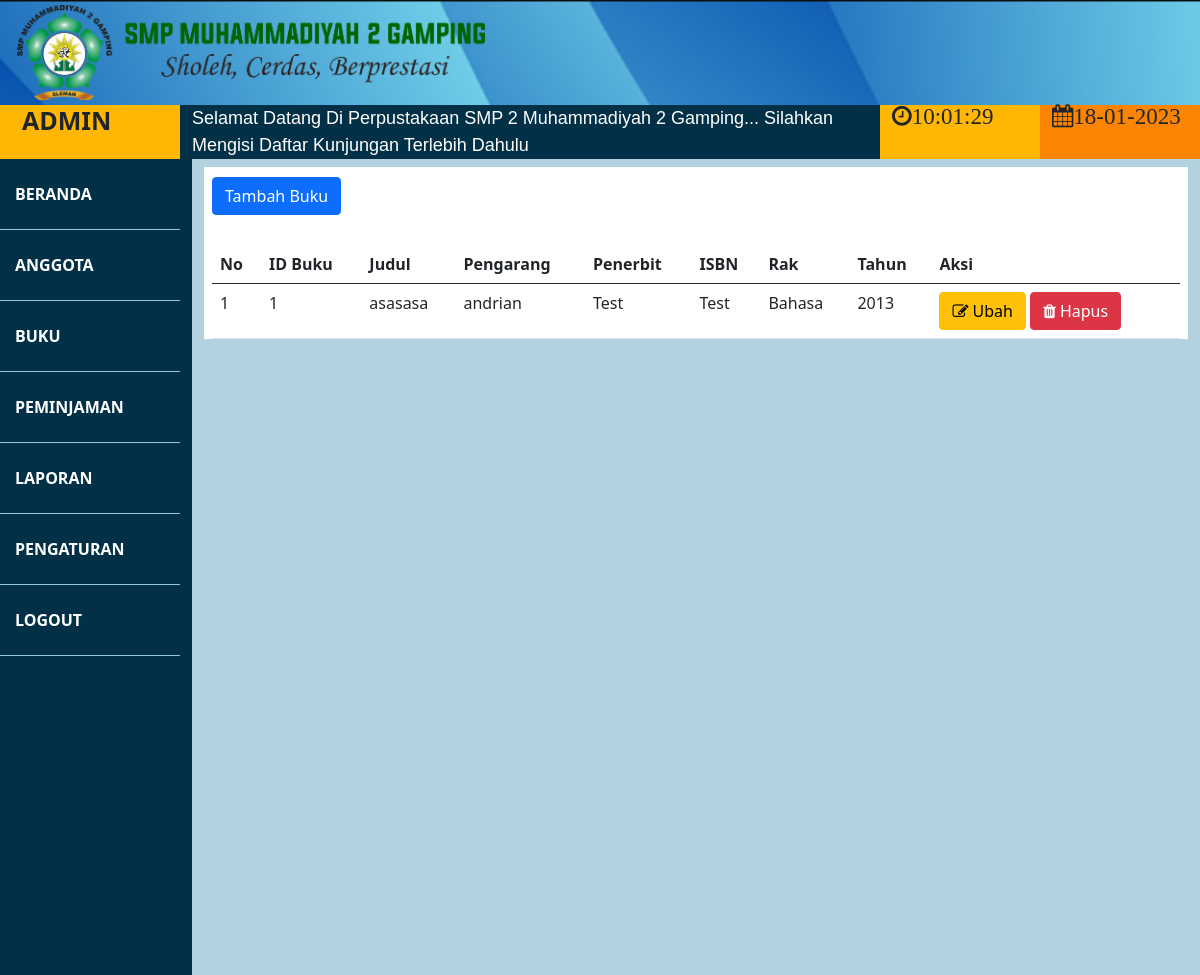
Page /admin/admin.php?halaman=buku on the committed database.
### tables this page shows
CREATE TABLE `buku` (
  `id_buku` varchar(100) NOT NULL,
  `judul` varchar(100) NOT NULL,
  `pengarang` varchar(100) NOT NULL,
  `penerbit` varchar(100) NOT NULL,
  `isbn` varchar(100) NOT NULL,
  `tahun` varchar(100) NOT NULL,
  `id_rak` varchar(10) NOT NULL
);

CREATE TABLE `rak` (
  `id_rak` varchar(10) NOT NULL,
  `rak` varchar(100) NOT NULL
);

### admin/buku/buku.php (the view)
<div class="bgGrid">
    <div class="m-2">
    <a href="?halaman=bukuTambah" class="btn btn-primary btn-tambah">Tambah Buku</a>
    <table class="table" id="example">
        <thead>
            <tr>
                <th>No</th>
                <th>ID Buku</th>
                <th>Judul</th>
                <th>Pengarang</th>
                <th>Penerbit</th>
                <th>ISBN</th>
                <th>Rak</th>
                <th>Tahun</th>
                <th witdh="19%">Aksi</th>
            </tr>
        </thead>
        <tbody>
                <?php
                $no = 1;
                    $sql = mysqli_query($db, "SELECT buku.*, rak.rak FROM buku join rak on buku.id_rak=rak.id_rak");
                    while ($data = $sql -> fetch_array()) {?>
                        <tr>
                            <td><?php echo $no++;?></td>
                            <td><?php echo $data['id_buku'];?></td>
                            <td><?php echo $data['judul'];?></td>
                            <td><?php echo $data['pengarang'];?></td>
                            <td><?php echo $data['penerbit'];?></td>
                            <td><?php echo $data['isbn'];?></td>
                            <td><?php echo $data['rak'];?></td>
                            <td><?php echo $data['tahun'];?></td>
                            <td>
                                <a href="?halaman=bukuUbah&id=<?php echo $data['id_buku'];?>" class="btn btn-warning" ><i class="fa fa-edit"></i> Ubah</a>
                                <a onclick="return confirm('Anda ingin menghapus?')" href="?halaman=bukuHapus&id=<?php echo $data['id_buku']; ?>" class="btn btn-danger" ><i class="fa fa-trash"></i> Hapus</a>
                            </td>
                        </tr>
                    <?php }
                ?>
        </tbody>
    </table>
</div>
</div>

### css/mycss.css (style rules this page uses)
.btn-tambah { margin-top: 10px; margin-bottom: 30px; }
.bodyBg { background-color: hsl(198, 41%, 79%); }
.bgGrid { background-color: white; }

### rows in the picture
buku: id_buku "1", judul "asasasa", pengarang "andrian", penerbit "Test", isbn "Test", id_rak.rak "Bahasa", tahun "2013"
